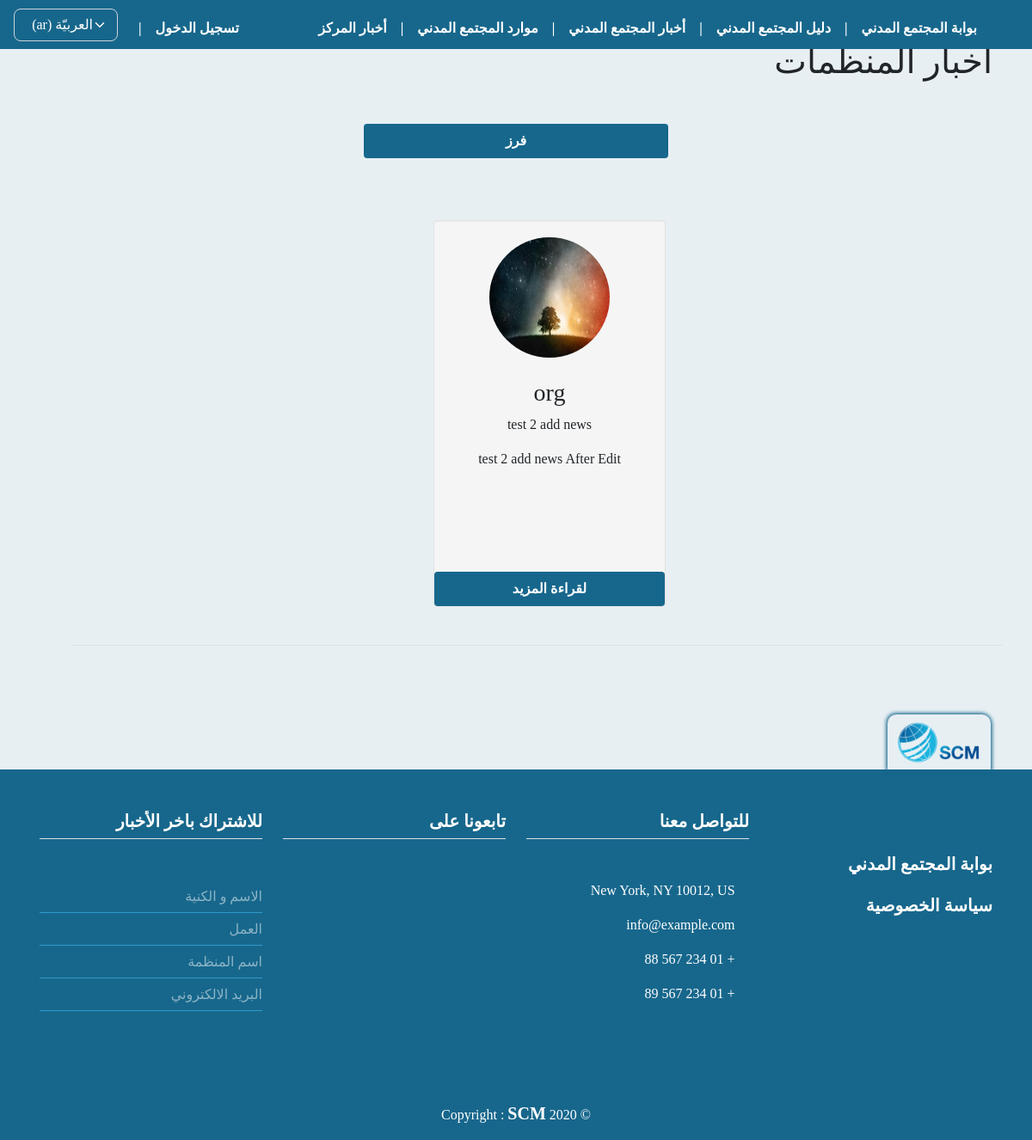
/orgs_news/, run on an earlier commit of the app's database.
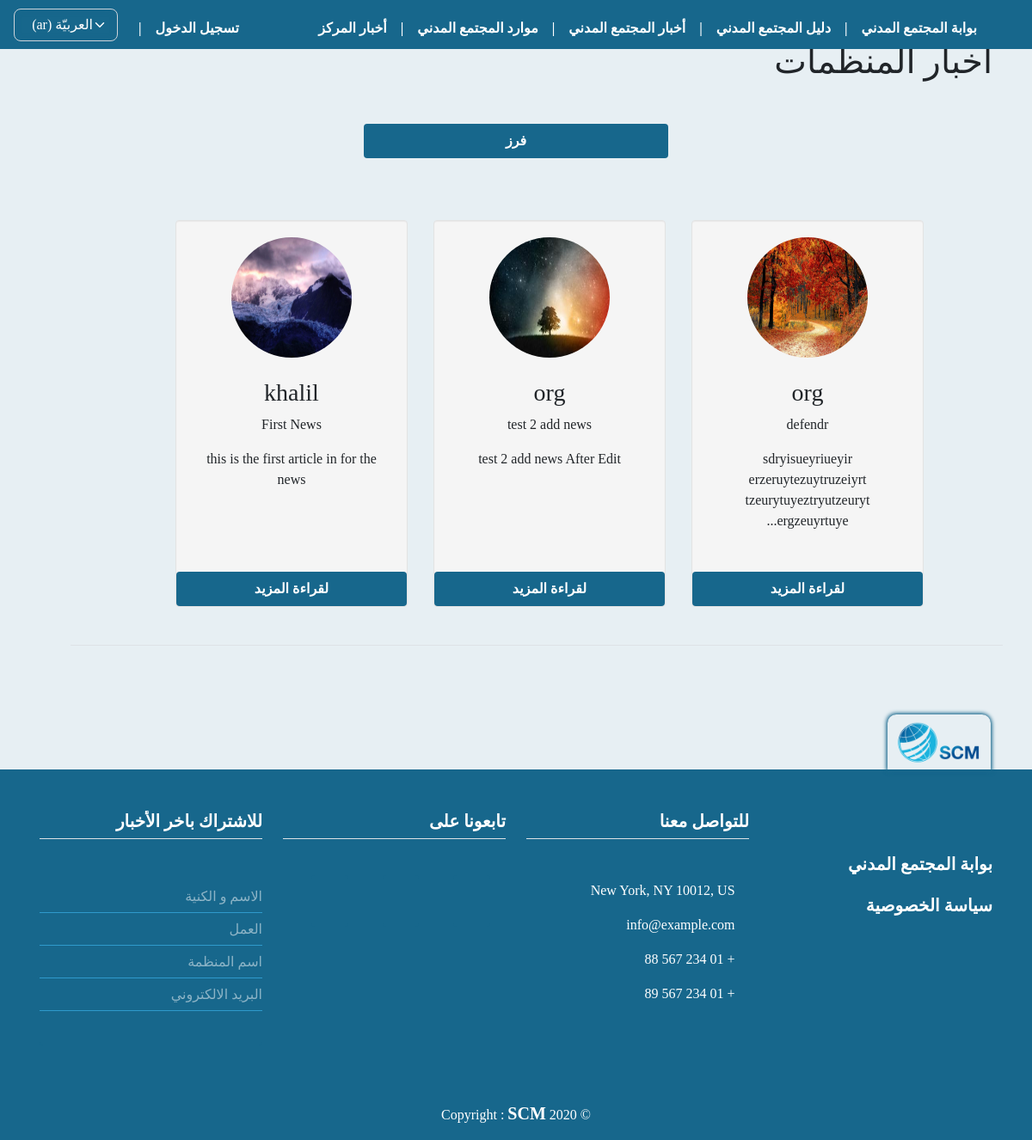
And on a later commit of the database.
### orgs/models.py (models this page shows, shortened)
class OrgNews(models.Model):
    user = models.ForeignKey(
        User, on_delete=models.CASCADE)
    org_name = models.ForeignKey(
        OrgProfile, on_delete=models.CASCADE, null=False, blank=True)
    title = models.CharField(max_length=255, null=False,
                             verbose_name=_('عنوان الخبر'))
    content = models.TextField(
        max_length=5000, null=False, verbose_name=_('تفاصيل الخبر'))
    image = models.ImageField(upload_to="news_images",
                              null=False, default='news_images/article_img.jpg', verbose_name=_("صورة الخبر"))
    publish = models.BooleanField(default=False)
    created_at = models.DateTimeField(auto_now_add=True)
    published_at = models.DateTimeField(blank=True, null=True, default=None)
    updated_at = models.DateTimeField(blank=True, null=True, default=None)

class OrgProfile(models.Model):
    type_CHOICES = (
        ('establishment', _('مؤسسة')),
        ('org', _('جمعية أو منظمة')),
        ('team', _('مبادرة / فريق')),
        ('union', _('اتحاد / تحالف / تجمع')),
        ('group', _('لجنة / تنسيقية / مجموعة'))
    )
    city_CHOICES = (
        ('aleppo', _('حلب')),
        ('damascus', _('دمشق')),
        ('suburb of damascus', _('ريف دمشق')),
        ('daraa', _('درعا')),
        ('deir ez-Zor', _('دير الزور')),
        ('hama', _('حماه')),
        ('al-Hasakah', _('الحسكة')),
        ('homs', _('حمص')),
        ('idlib', _('إدلب')),
        ('latakia', _('اللاذقية')),
        ('quneitra', _('القنيطرة')),
        ('raqqa', _('الرقة')),
        ('as-Suwayda', _('السويداء')),
        ('tartus', _('طرطوس')),
    )
    domain_CHOICES = (
        ('Media', _('إعلام')),
        ('Education', _('تعليم')),
        ('Protection', _('حماية')),
        ('Livelihoods and food security', _('سبل العيش والأمن الغذائي')),
        ('Project of clean ,water, sanitation ', _(
            'مشاريع النظافة والمياه والصرف الصحي')),
        ('Development', _('تنمية')),
        ('Law, suport, policy', _('قانون و مناصرة و سیاسة')),
        ('Donors and support volunteering', _('مانحین و دعم العمل التطوعي')),
        ('Religious org', _('منظمات دینیة')),
        ('Prof association and assembles', _('تجمعات و اتحادات مھنیة')),
        ('Health', _('صحة')),
        ('Studies and research', _('دراسات وأبحاث')),
        ('Other', _('أخرى')),
    )
    target_CHOICES = (
        ('No category selected', _('لا يوجد فئة محددة')),
        ('womans', _('نساء')),
        ('Mans', _('رجال')),
        ('Youth 18-24', _('شباب 18-24')),
        ('Child 0-18', _('أطفال 0-18')),
        ('Religious groups', _('مجموعات دینیة')),
        ('Ethnic groups', _('مجموعة عرقیة')),
        ('Persons lacking breadwinner ', _('فاقدي المعیل')),
        ('Handicapped', _('ذوي الاحتیاجات الخاصة')),
        ('Refugees', _('لاجئین')),
        ('Displaced', _('نازحین')),
        ('Returned', _('عائدین')),
        ('Other civil society organizations', _('منظمات مجتمع مدني اخرى')),
        ('Other', _('أخرى')),
    )
    bool_CHOICES = (
        ('0', _('لا')),
        ('1', _('نعم')),
    )
    polic_CHOICES = (
        ('No', _('لا يوجد')),
        ('Code of conduct', _('مدونة السلوك')),
        ('Child protection', _('حماية الطفل')),
        ('Anti-corruption', _('مكافحة الفساد')),
        ('Human resources policy', _('سياسة الموارد البشرية')),
        ('Procurement policy', _('سياسة المشتريات')),
        ('Volunteering policy', _('سياسة التطوع')),
        ('Anti-harassment Policy', _('سياسة منع التحرش')),
        ('Financial policy', _('السياسة المالية')),
        ('Equipment use Policy', _('سياسة استخدام المعدات')),
        ('privacy policy', _('سياسة الخصوصية')),
        ('Other', _('أخرى')),
    )
    user = models.ForeignKey(
        User, on_delete=models.CASCADE)
    name = models.CharField(max_length=255, null=False,
                            verbose_name=_("اسم المنظمة"))
    name_en_ku = models.CharField(max_length=255, null=True, blank=True,
                                  verbose_name=_("اسم المنظمة باللغة الانكليزية أو الكردية"))
    short_cut = models.CharField(
        max_length=255, null=True, blank=True, verbose_name=_("الاسم المختصر"))
    org_type = models.CharField(
        max_length=150, null=False, choices=type_CHOICES, verbose_name=_("نوع المنظمة"))
    position_work = CountryField(
        max_length=255, null=False, verbose_name=_("مكان العمل"))
    city_work = models.CharField(
        max_length=150, choices=city_CHOICES, null=True, blank=True, verbose_name=_("المحافظة"))
    logo = models.ImageField(upload_to="org_logos",
                             null=False, default='org_logos/default_logo.jpg', verbose_name=_("شعار المنظمة"))
    message = models.TextField(
        max_length=2000, null=False, verbose_name=_("الرؤية و الرسالة"))
    name_managing_director = models.CharField(
        max_length=255, null=True, blank=True, verbose_name=_("اسم رئيس مجلس اﻹدارة"))
    name_ceo = models.CharField(
        max_length=255, null=True, blank=True, verbose_name=_('اسم المدير التنفيذي'))
    site_web = models.URLField(
        max_length=255, null=True, blank=True, verbose_name=_('الموقع الالكتروني'))
    facebook = models.URLField(
        max_length=255, null=True, blank=True, verbose_name=_('صفحة فيسبوك'))
    twitter = models.URLField(
        max_length=255, null=True, blank=True, verbose_name=_('صفحة تويتر'))
    email = models.EmailField(max_length=255, null=True,
                              blank=True, verbose_name=_('البريد الاكتروني'))
    phone = models.CharField(max_length=100, null=True,
                             blank=True, verbose_name=_('رقم الهاتف'))
    name_person_contact = models.CharField(
        max_length=255, null=True, blank=True, verbose_name=_('اسم الشخص المسؤول عن التواصل'))
    email_person_contact = models.EmailField(
        max_length=255, null=True, blank=True, verbose_name=_('البريد الاكتروني للشخص المسؤول عن التواصل'))
    org_adress = models.CharField(
        max_length=255, null=False, verbose_name=_('عنوان المقر الرئيسي'))
    work_domain = models.CharField(
        max_length=255, choices=domain_CHOICES, null=False, verbose_name=_('مجال العمل'))
    target_cat = models.CharField(
        max_length=255, null=False, choices=target_CHOICES, verbose_name=_('الفئات المستهدفة'))
    date_of_establishment = models.CharField(
        max_length=150, null=True, blank=True, verbose_name=_('تاريخ سنة التأسيس'))
    is_org_registered = models.CharField(
        max_length=100, null=False, choices=bool_CHOICES, verbose_name=_('هل المنظمة مسجلة ؟'))
    org_registered_country = CountryField(
        max_length=255, null=True, blank=True, verbose_name=_("بلد التسجيل"))
    org_members_count = models.PositiveIntegerField(
        validators=[MinValueValidator(1)], null=True, blank=True, verbose_name=_('عدد اﻷعضاء'))
    org_members_womans_count = models.PositiveIntegerField(
        validators=[MinValueValidator(1)], null=True, blank=True, verbose_name=_('عدد النساء من اﻷعضاء'))
    w_polic_regulations = models.CharField(
        max_length=200, null=False, choices=polic_CHOICES, verbose_name=_('السياسات واللوائح المكتوبة'))
    org_member_with = models.CharField(max_length=100, null=True, blank=True, choices=bool_CHOICES, verbose_name=_(
        'ھل المؤسسة عضو في اي شبكة او تحالف او جسم تنسیقي؟'))
    coalition_name = models.CharField(
        max_length=255, null=True, blank=True, verbose_name=_('اسم الشبكة / التحالف'))
    publish = models.BooleanField(default=False)
    created_at = models.DateTimeField(auto_now_add=True)
    published_at = models.DateTimeField(blank=True, null=True, default=None)
    updated_at = models.DateTimeField(blank=True, null=True, default=None)
    def __str__(self):
        if self.user:
            return self.user.username

### orgs/views.py (the view)
# urls.py: path('orgs_news/', views.orgs_news, name="orgs_news"),
def orgs_news(request):
    news = OrgNews.objects.filter(publish=True).order_by('-created_at')
    myFilter = OrgsNewsFilter(request.GET, queryset=news)
    news = myFilter.qs
    paginator = Paginator(news, 12)
    page = request.GET.get('page')
    try:
        news = paginator.get_page(page)
    except(EmptyPage, InvalidPage):
        news = paginator.page(paginator.num_pages)
    context = {
        'news': news,
        'myFilter': myFilter,
    }
    return render(request, 'orgs/news/orgs_news_news.html', context)

### templates/orgs/news/orgs_news_news.html (shortened to what this page needs)
{% extends 'base.html' %}
{% load static i18n crispy_forms_tags %}
{% block content %}
<div class="mt-4 pt-4">
    <h1> {% trans "أخبار المنظمات" %} </h1>
    <div class="">
        <div class="row mt-4">
            <div class="col-lg-4 col-md-12 col-sm-12 col-xs-12">
            </div>
            {% if news%}
            <div class="col-lg-4 col-md-12 col-sm-12 col-xs-12">
                <a class="btn btn-block mt-4" data-toggle="collapse" href="#collapseFiltre" aria-expanded="false"
                    aria-controls="collapseFiltre">{% trans 'فرز' %}</a>
            </div>
            {% endif %}
            <div class="col-lg-4 col-md-12 col-sm-12 col-xs-12">
            </div>
            <div class="row row-m-0 mt-4 pt-4">
                <div class="row row-m-0 justify-content-center pt-4 pb-4 mb-4">
                    {% if news %}
                    {% for new in news %}
                    <div class="span3 well">
                        <center>
                            <a href="{% url 'news_detail' new.id %}">
                                <img src="{{ new.image.url }}" name="{{ new.title }}" title="{{ new.title }}"
                                    alt="{{ new.title }}" width="140" height="140" class="img-circle"></a>
                            <h3 class="mt-4">{{ new.org_name }}</h3>
                            <p>{{ new.title }}</p>
                            <p>{{ new.content|truncatechars:80 }}</p>
                            <p>
                                <a href="{% url 'news_detail' new.id %}" class="btn btn-block">
                                    {% trans 'لقراءة المزيد' %} </a>
                            </p>
                        </center>
                    </div>
                    {% endfor %}
                    <div class="pagination row border-top mt-4 pt-4" dir="ltr">
                    </div>
                    {% else %}
                    <h3> {% trans " لا يوجد حالياً أخبار منشورة للمنظمات" %} </h3>
                    {% endif %}
                </div>
            </div>
        </div>
    </div>
    {% endblock %}

What changed in the data, as far as the page shows it:
added OrgNews: image (picture), org_name "org", title "defendr", content "sdryisueyriueyir erzeruytezuytruzeiyrt tzeurytuyeztryutzeuryt ergzeuyrtuye..."
now on this page (row edited): OrgNews: image (picture), org_name "khalil", title "First News", content "this is the first article in for the news"
